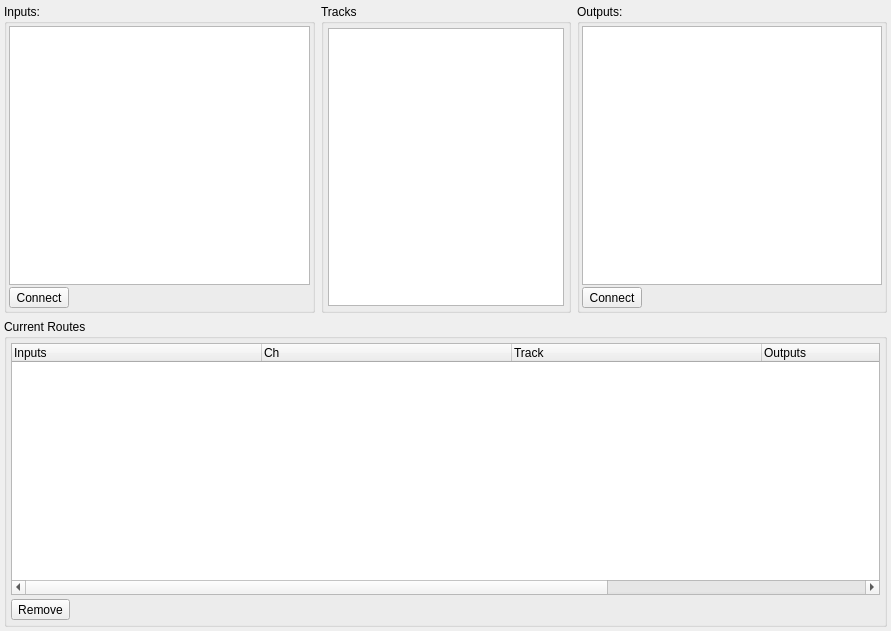
<?xml version="1.0" encoding="UTF-8"?>
<ui version="4.0">
 <class>APConfigBase</class>
 <widget class="QFrame" name="APConfigBase">
  <property name="geometry">
   <rect>
    <x>0</x>
    <y>0</y>
    <width>891</width>
    <height>631</height>
   </rect>
  </property>
  <property name="sizePolicy">
   <sizepolicy hsizetype="Preferred" vsizetype="Expanding">
    <horstretch>0</horstretch>
    <verstretch>0</verstretch>
   </sizepolicy>
  </property>
  <property name="windowTitle">
   <string>OOMidi: Audio Routing Manager</string>
  </property>
  <layout class="QHBoxLayout" name="horizontalLayout" stretch="1">
   <property name="spacing">
    <number>4</number>
   </property>
   <property name="margin">
    <number>4</number>
   </property>
   <item>
    <layout class="QVBoxLayout" name="verticalLayout">
     <property name="topMargin">
      <number>0</number>
     </property>
     <item>
      <layout class="QHBoxLayout" name="horizontalLayout_2">
       <property name="topMargin">
        <number>0</number>
       </property>
       <item>
        <widget class="QGroupBox" name="groupBox2">
         <property name="sizePolicy">
          <sizepolicy hsizetype="Expanding" vsizetype="Expanding">
           <horstretch>0</horstretch>
           <verstretch>0</verstretch>
          </sizepolicy>
         </property>
         <property name="title">
          <string>Inputs:</string>
         </property>
         <layout class="QVBoxLayout">
          <property name="spacing">
           <number>2</number>
          </property>
          <property name="margin">
           <number>2</number>
          </property>
          <item>
           <widget class="QListWidget" name="newSrcList">
            <property name="editTriggers">
             <set>QAbstractItemView::NoEditTriggers</set>
            </property>
            <property name="alternatingRowColors">
             <bool>true</bool>
            </property>
            <property name="textElideMode">
             <enum>Qt::ElideNone</enum>
            </property>
            <property name="horizontalScrollMode">
             <enum>QAbstractItemView::ScrollPerPixel</enum>
            </property>
            <property name="selectionRectVisible">
             <bool>true</bool>
            </property>
            <property name="sortingEnabled">
             <bool>true</bool>
            </property>
           </widget>
          </item>
          <item>
           <widget class="QToolButton" name="connectButton">
            <property name="sizePolicy">
             <sizepolicy hsizetype="Maximum" vsizetype="Minimum">
              <horstretch>0</horstretch>
              <verstretch>0</verstretch>
             </sizepolicy>
            </property>
            <property name="toolTip">
             <string>connect source to destination</string>
            </property>
            <property name="text">
             <string>Connect</string>
            </property>
           </widget>
          </item>
         </layout>
        </widget>
       </item>
       <item>
        <widget class="QGroupBox" name="groupBox">
         <property name="sizePolicy">
          <sizepolicy hsizetype="MinimumExpanding" vsizetype="Preferred">
           <horstretch>0</horstretch>
           <verstretch>0</verstretch>
          </sizepolicy>
         </property>
         <property name="minimumSize">
          <size>
           <width>100</width>
           <height>100</height>
          </size>
         </property>
         <property name="maximumSize">
          <size>
           <width>250</width>
           <height>16777215</height>
          </size>
         </property>
         <property name="title">
          <string>Tracks</string>
         </property>
         <layout class="QVBoxLayout" name="verticalLayout_2">
          <property name="spacing">
           <number>4</number>
          </property>
          <property name="margin">
           <number>4</number>
          </property>
          <item>
           <widget class="QListWidget" name="tracksList">
            <property name="editTriggers">
             <set>QAbstractItemView::NoEditTriggers</set>
            </property>
            <property name="alternatingRowColors">
             <bool>true</bool>
            </property>
            <property name="selectionBehavior">
             <enum>QAbstractItemView::SelectRows</enum>
            </property>
            <property name="textElideMode">
             <enum>Qt::ElideNone</enum>
            </property>
            <property name="horizontalScrollMode">
             <enum>QAbstractItemView::ScrollPerPixel</enum>
            </property>
            <property name="selectionRectVisible">
             <bool>true</bool>
            </property>
            <property name="sortingEnabled">
             <bool>true</bool>
            </property>
           </widget>
          </item>
         </layout>
        </widget>
       </item>
       <item>
        <widget class="QGroupBox" name="groupBox3">
         <property name="sizePolicy">
          <sizepolicy hsizetype="Expanding" vsizetype="Expanding">
           <horstretch>0</horstretch>
           <verstretch>0</verstretch>
          </sizepolicy>
         </property>
         <property name="title">
          <string>Outputs:</string>
         </property>
         <layout class="QVBoxLayout">
          <property name="spacing">
           <number>2</number>
          </property>
          <property name="margin">
           <number>2</number>
          </property>
          <item>
           <widget class="QListWidget" name="newDstList">
            <property name="editTriggers">
             <set>QAbstractItemView::NoEditTriggers</set>
            </property>
            <property name="alternatingRowColors">
             <bool>true</bool>
            </property>
            <property name="textElideMode">
             <enum>Qt::ElideNone</enum>
            </property>
            <property name="horizontalScrollMode">
             <enum>QAbstractItemView::ScrollPerPixel</enum>
            </property>
            <property name="selectionRectVisible">
             <bool>true</bool>
            </property>
            <property name="sortingEnabled">
             <bool>true</bool>
            </property>
           </widget>
          </item>
          <item>
           <widget class="QToolButton" name="btnConnectOut">
            <property name="sizePolicy">
             <sizepolicy hsizetype="Maximum" vsizetype="Minimum">
              <horstretch>0</horstretch>
              <verstretch>0</verstretch>
             </sizepolicy>
            </property>
            <property name="toolTip">
             <string>connect source to destination</string>
            </property>
            <property name="text">
             <string>Connect</string>
            </property>
           </widget>
          </item>
         </layout>
        </widget>
       </item>
      </layout>
     </item>
     <item>
      <widget class="QGroupBox" name="groupBox1">
       <property name="title">
        <string>Current Routes</string>
       </property>
       <layout class="QVBoxLayout">
        <property name="spacing">
         <number>4</number>
        </property>
        <property name="margin">
         <number>4</number>
        </property>
        <item>
         <widget class="QTreeWidget" name="routeList">
          <property name="editTriggers">
           <set>QAbstractItemView::NoEditTriggers</set>
          </property>
          <property name="alternatingRowColors">
           <bool>true</bool>
          </property>
          <property name="columnCount">
           <number>5</number>
          </property>
          <attribute name="headerDefaultSectionSize">
           <number>250</number>
          </attribute>
          <attribute name="headerStretchLastSection">
           <bool>true</bool>
          </attribute>
          <attribute name="headerDefaultSectionSize">
           <number>250</number>
          </attribute>
          <attribute name="headerStretchLastSection">
           <bool>true</bool>
          </attribute>
          <column>
           <property name="text">
            <string>Inputs</string>
           </property>
          </column>
          <column>
           <property name="text">
            <string>Ch</string>
           </property>
           <property name="toolTip">
            <string>Source Channel</string>
           </property>
          </column>
          <column>
           <property name="text">
            <string>Track</string>
           </property>
          </column>
          <column>
           <property name="text">
            <string>Outputs</string>
           </property>
          </column>
          <column>
           <property name="text">
            <string>Ch</string>
           </property>
           <property name="toolTip">
            <string>Destination Channel</string>
           </property>
          </column>
         </widget>
        </item>
        <item>
         <widget class="QToolButton" name="removeButton">
          <property name="sizePolicy">
           <sizepolicy hsizetype="Maximum" vsizetype="Minimum">
            <horstretch>0</horstretch>
            <verstretch>0</verstretch>
           </sizepolicy>
          </property>
          <property name="toolTip">
           <string>remove selected route</string>
          </property>
          <property name="text">
           <string>Remove</string>
          </property>
         </widget>
        </item>
       </layout>
      </widget>
     </item>
    </layout>
   </item>
  </layout>
 </widget>
 <layoutdefault spacing="6" margin="11"/>
 <resources/>
 <connections>
  <connection>
   <sender>tracksList</sender>
   <signal>itemSelectionChanged()</signal>
   <receiver>routeList</receiver>
   <slot>reset()</slot>
   <hints>
    <hint type="sourcelabel">
     <x>128</x>
     <y>352</y>
    </hint>
    <hint type="destinationlabel">
     <x>572</x>
     <y>512</y>
    </hint>
   </hints>
  </connection>
  <connection>
   <sender>tracksList</sender>
   <signal>itemSelectionChanged()</signal>
   <receiver>newDstList</receiver>
   <slot>reset()</slot>
   <hints>
    <hint type="sourcelabel">
     <x>128</x>
     <y>352</y>
    </hint>
    <hint type="destinationlabel">
     <x>727</x>
     <y>177</y>
    </hint>
   </hints>
  </connection>
  <connection>
   <sender>tracksList</sender>
   <signal>itemSelectionChanged()</signal>
   <receiver>newSrcList</receiver>
   <slot>reset()</slot>
   <hints>
    <hint type="sourcelabel">
     <x>128</x>
     <y>352</y>
    </hint>
    <hint type="destinationlabel">
     <x>417</x>
     <y>177</y>
    </hint>
   </hints>
  </connection>
 </connections>
</ui>
